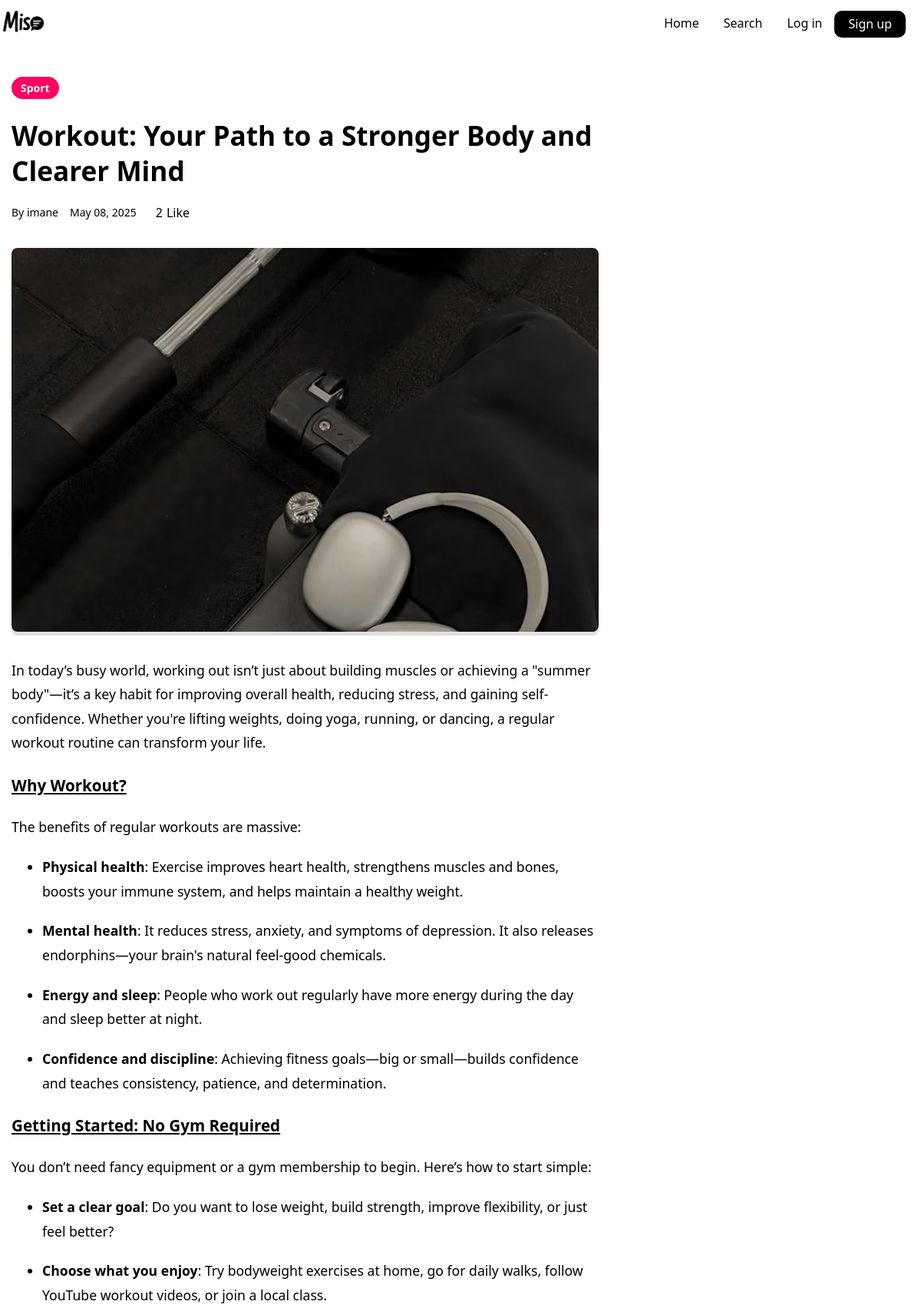
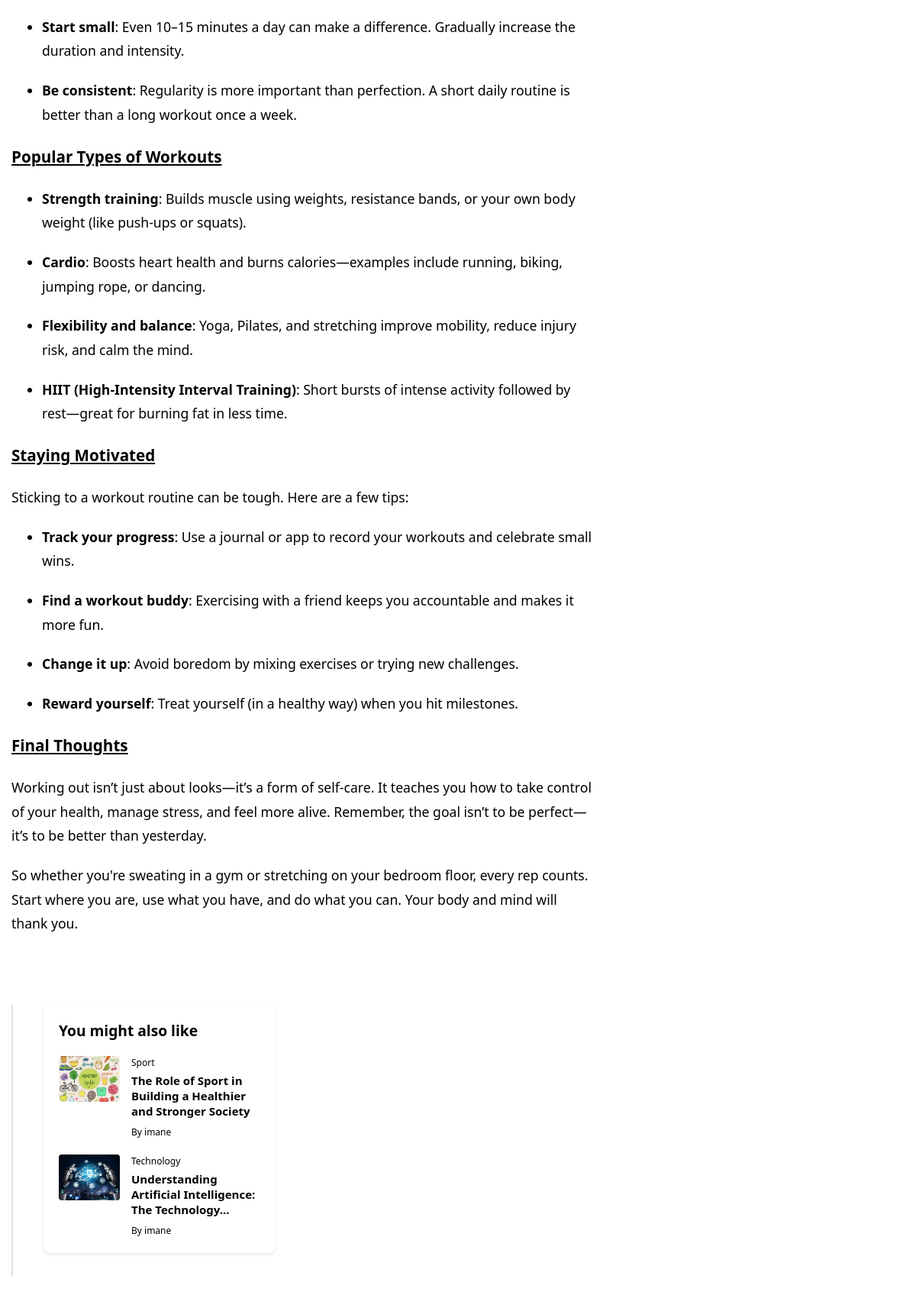
Page /article_be/3 (upper part) on the committed database (2 pictures, top to bottom).
### app.py (models this page shows)
class Article(db.Model):
    id = db.Column(db.Integer, primary_key=True)
    title = db.Column(db.String(200), nullable=False)
    content = db.Column(db.Text, nullable=False)
    excerpt = db.Column(db.String(300))
    category = db.Column(db.String(50), nullable=False)
    date = db.Column(db.String(50), default=lambda: datetime.now(timezone.utc).strftime('%B %d, %Y'))
    image_url = db.Column(db.String(200), default='default_article.jpg')
    author_id = db.Column(db.Integer, db.ForeignKey('user.id'), nullable=False)

class User(db.Model):
    id = db.Column(db.Integer, primary_key=True)
    username = db.Column(db.String(80), unique=True, nullable=False)
    email = db.Column(db.String(120), unique=True, nullable=False)
    password = db.Column(db.String(200), nullable=False)
    profile_pic = db.Column(db.String(200), default='default.jpg')
    articles = db.relationship('Article', backref='author', lazy=True)
    liked_articles = db.relationship(
        'Like',
        backref='user',
        lazy=True,
        foreign_keys='Like.user_id'
    )

### app.py (the view)
@app.route('/article_be/<int:id>')
def article_be(id):
    article = Article.query.get_or_404(id)
    suggested_articles = get_suggested_articles(article)
    return render_template('article_be.html',
                         article=article,
                         suggested_articles=suggested_articles)

### app.py (called while the page is built)
def get_suggested_articles(article, limit=3):
    same_category = Article.query.filter(
        Article.category == article.category,
        Article.id != article.id
    ).order_by(db.func.random()).limit(2).all()
    random_article = Article.query.filter(
        Article.id != article.id,
        ~Article.id.in_([a.id for a in same_category])
    ).order_by(db.func.random()).first()
    return same_category + ([random_article] if random_article else [])

### templates/article_be.html (shortened to what this page needs)
<!DOCTYPE html>
<html lang="en">
<head>
    <link rel="stylesheet" href="{{ url_for('static', filename='css/article.css') }}">
</head>
<body>
    <nav class="navbar">
        <a href="{{ url_for('home') }}" class="mi">
            <img src="{{ url_for('static', filename='images/logo.png') }}" alt="Miso Logo" class="logo-img">
        </a>
        <div class="navbar-links">
            <ul>
                <li><a href="{{ url_for('home') }}">Home</a></li>
                <li><a href="{{ url_for('search_be') }}">Search</a></li>
                <li><a href="{{ url_for('login') }}">Log in</a></li>
                <li><a href="{{ url_for('signup') }}" class="sign">Sign up</a></li>
            </ul>
        </div>
    </nav>
    <main class="article-page">
        <div class="container">
            <article class="article-content">
                <header class="article-header">
                    <span class="category-badge" style="--category-color:
                        {% if article.category == 'art' %}#FF9FEE
                        {% elif article.category == 'culture' %}#B3B0FF
                        {% elif article.category == 'sport' %}#FD0261
                        {% elif article.category == 'economy' %}#aae354
                        {% elif article.category == 'technology' %}#A4A1AA
                        {% elif article.category == 'health' %}#524F56
                        {% elif article.category == 'entrepreneurship' %}#252275
                        {% else %}#91558e{% endif %}">
                        {{ article.category|capitalize }}
                    </span>
                    <h1>{{ article.title }}</h1>
                    <div class="meta">
                        <span>By {{ article.author.username }}</span>
                        <span>{{ article.date }}</span>
                        <button class="like-btn" onclick="toggleLike({{ article.id }})">
                            <span class="like-count">{{ article.likes|length }}</span>
                            <span class="like-text">{% if liked %}Liked{% else %}Like{% endif %}</span>
                        </button>
                    </div>
                </header>
                <div class="article-image">
                    {% if article.image_url and article.image_url != 'default_article.jpg' %}
                    <img src="{{ url_for('static', filename='uploads/' + article.image_url) }}" alt="{{ article.title }}">
                    {% else %}
                    <div class="image-placeholder">
                        <span>No image available</span>
                    </div>
                    {% endif %}
                </div>
                <div class="article-body">
                    {{ article.content | safe }}
                </div>
            </article>
            <aside class="article-sidebar">
                <div class="sidebar-card">
                    <h3>You might also like</h3>
                    <div class="suggested-articles">
                        {% for suggested in suggested_articles %}
                        <a href="{{ url_for('article_be', id=suggested.id) }}" class="suggested-article">
                            {% if suggested.image_url and suggested.image_url != 'default_article.jpg' %}
                            <img src="{{ url_for('static', filename='uploads/' + suggested.image_url) }}" alt="{{ suggested.title }}">
                            {% else %}
                            <div class="image-placeholder small"></div>
                            {% endif %}
                            <div class="article-info">
                                <span class="category">{{ suggested.category|capitalize }}</span>
                                <h4>{{ suggested.title|truncate(60) }}</h4>
                                <span class="author">By {{ suggested.author.username }}</span>
                            </div>
                        </a>
                        {% endfor %}
                    </div>
                </div>
            </aside>
        </div>
    </main>
</body>
</html>

### static/css/article.css (style rules this page uses)
* { box-sizing: border-box; font-family: system-ui, -apple-system, BlinkMacSystemFont, 'Segoe UI', Roboto, Oxygen, Ubuntu, Cantarell, 'Open Sans', 'Helvetica Neue', sans-serif; }
body { overflow-x: hidden; width: 100%; margin: 0; padding: 0; padding-right: 20px; overflow-x: hidden; max-width: 100vw; }
.navbar { display: flex; position: relative; justify-content: space-between; align-items: center; background-color: rgba(255, 255, 255, 0.8); backdrop-filter: blur(10px); -webkit-backdrop-filter: blur(10px); color: black; }
.mi { display: flex; align-items: center; gap: 10px; }
.logo-img { height: 60px; width: auto; vertical-align: middle; }
.navbar-links { height: 100%; }
.navbar-links ul { display: flex; margin: 0; padding: 0; }
.navbar-links li { list-style: none; }
.navbar-links li a { display: block; text-decoration: none; color: black; padding: 1rem; }
.navbar-links li .sign { background-color: black; color: white; border-radius: 10px; padding: 6px 16px; display: inline-block; line-height: 1.2; height: auto; border: 2px solid black; min-height: 32px; position: relative; top: 11px; }
.article-page { padding: 20px 0; max-width: 1200px; margin: 0 auto; }
.container { padding: 0 20px; }
.article-content { width: 100%; }
.article-header { margin-bottom: 30px; }
.article-header h1 { font-size: 2.5rem; margin: 20px 0 15px 0; line-height: 1.2; }
.category-badge { display: inline-block; padding: 5px 12px; background-color: var(--category-color); color: white; border-radius: 20px; font-size: 14px; font-weight: 600; margin-bottom: 15px; }
.meta { display: flex; align-items: center; gap: 20px; margin: 15px 0; font-size: 1rem; }
.article-image { background-color: #e0e0e0; margin: 30px 0; border-radius: 8px; }
.article-image img { width: 100%; border-radius: 8px; max-height: 500px; object-fit: cover; }
.article-body { font-size: 1.1rem; line-height: 1.8; margin-bottom: 50px; }
.article-sidebar { width: 100%; margin-top: 50px; padding-top: 30px; border-top: 2px solid #e0e0e0; }
.sidebar-card { background: white; border-radius: 8px; padding: 20px; box-shadow: 0 2px 4px rgba(0,0,0,0.1); }
.sidebar-card h3 { font-size: 1.5rem; margin-bottom: 20px; }
.suggested-articles { display: flex; flex-direction: column; gap: 20px; }
.suggested-article { display: flex; gap: 15px; text-decoration: none; color: inherit; }
.suggested-article img { width: 80px; height: 60px; object-fit: cover; border-radius: 4px; }
.article-info { flex: 1; }
.article-info .category { display: block; font-size: 12px; color: #777; margin-bottom: 5px; }
.article-info h4 { font-size: 15px; margin: 0 0 5px 0; }
.article-info .author { font-size: 12px; color: #777; }
.like-btn { display: flex; align-items: center; gap: 8px; background: none; border: none; cursor: pointer; color: #777; font-size: 1rem; padding: 5px 10px; border-radius: 20px; }
@media (min-width: 992px) { .container { display: flex; flex-wrap: wrap; gap: 40px; } }
@media (min-width: 992px) { .article-content { width: 70%; } }
@media (min-width: 992px) { .article-sidebar { width: calc(30% - 40px); margin-top: 0; padding-top: 0; border-top: none; border-left: 2px solid #e0e0e0; padding-left: 40px; } }
.article-page { padding: 40px 0; }
.article-content { width: 70%; float: left; padding-right: 40px; }
.article-sidebar { width: 30%; }
.article-header h1 { font-size: 2.2rem; margin: 10px 0; line-height: 1.3; }
.meta { display: flex; align-items: center; gap: 15px; color: var(--gray); font-size: 14px; }
.like-btn { display: flex; align-items: center; gap: 5px; background: none; border: none; cursor: pointer; color: var(--gray); }
.article-image { margin-bottom: 30px; }
.article-body { font-size: 1.1rem; line-height: 1.8; }
.article-body p { margin-bottom: 20px; }
.sidebar-card { background: var(--light); border-radius: 8px; padding: 20px; margin-bottom: 30px; }
.sidebar-card h3 { margin-top: 0; margin-bottom: 20px; font-size: 1.2rem; }
.article-info .category { display: block; font-size: 12px; color: var(--gray); margin-bottom: 5px; }
.article-info h4 { font-size: 15px; margin: 0 0 5px 0; transition: color 0.2s; }
.article-info .author { font-size: 12px; color: var(--gray); }
@media (max-width: 1200px) { .container { padding: 0 15px; } }
img { max-width: 100%; height: auto; }

### rows in the picture
Article: category "Sport", title "Workout: Your Path to a Stronger Body and Clearer Mind", date "May 08, 2025", image_url (picture), content "In today’s busy world, working out isn’t just about building muscles or achieving a \"summer body\"—it’s a key habit for improving overall health, reducing stress, and gaining self-confidence. Whether you're lifting weights, doing yoga, running, or dancing, a regular workout routine can transform your life. Why Workout? The benefits of regular workouts are massive: Physical health : Exercise improves heart health, strengthens muscles and bones, boosts your immune system, and helps maintain a healthy weight. Mental health : It reduces stress, anxiety, and symptoms of depression. It also releases endorphins—your brain's natural feel-good chemicals. Energy and sleep : People who work out…"
User: author.username "imane"
Article: image_url (picture), category "Sport", title "The Role of Sport in Building a Healthier and Stronger Society", author.username "imane"
Article: image_url (picture), category "Technology", title "Understanding Artificial Intelligence: The Technology...", author.username "imane"

### other values in the picture
{{ article.likes|length }} "2"
